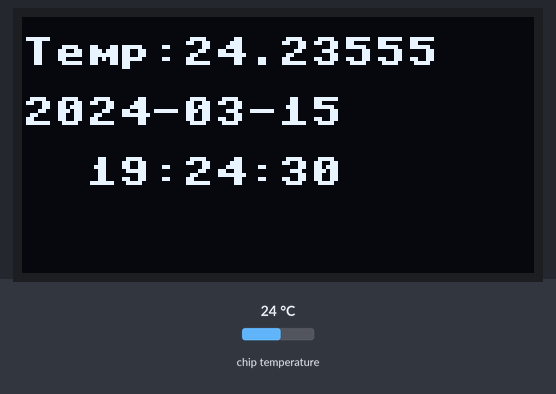
The program below on a simulated Raspberry Pi Pico running MicroPython. Shown: 128×64 one-colour display. The inputs (shaded band) are chosen by the test bench; at power-on: chip temperature 24 °C. The clock reads 2024-03-15 10:24:30 at power-on unless the program sets it; library files of the repository ran but are not shown: ssd1306.py.

Above: at 1.2 s.
1.3 s: chip temperature set to 1 °C
At 4.0 s:
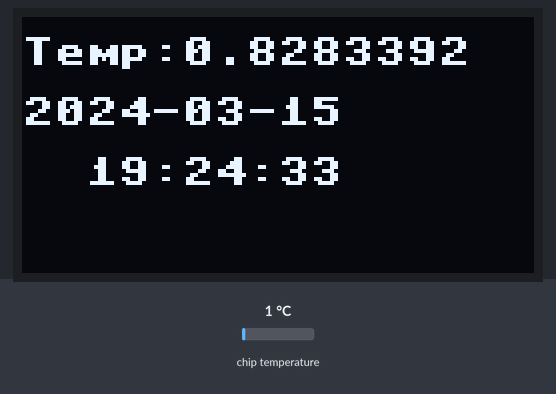
7.6 s: chip temperature set to 11 °C
At 10.4 s:
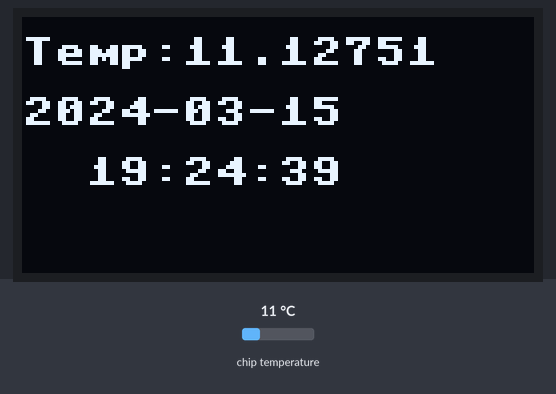
13.6 s: chip temperature set to 22 °C
At 15.6 s:
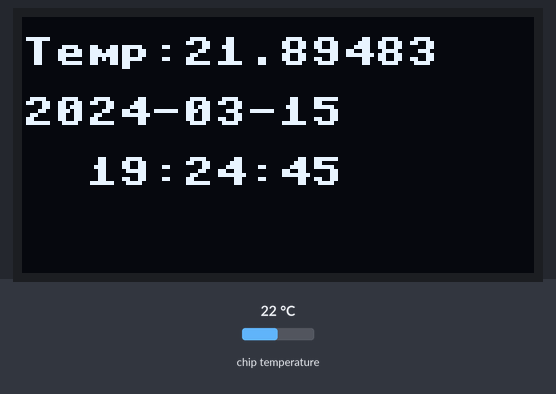
Timing chart, 0 to 17.1 s (numbered marks = the images above; inputs shaded):
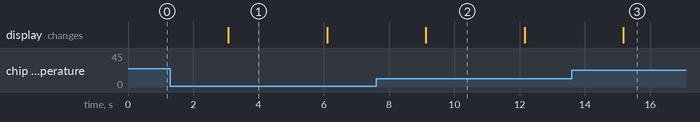

Measured:
- what the display in image 2 shows lasts 3.1 s, from 9.1 s to 12.2 s

The program:

lcd4.py
```python
import machine
import utime
import ssd1306
import time

sda = machine.Pin(0)
scl = machine.Pin(1)
i2c = machine.I2C(0,sda=sda, scl=scl, freq=400000)
oled = ssd1306.SSD1306_I2C(128, 64, i2c)

sensor_temp = machine.ADC(4)
conversion_factor = 3.3 / (65535)

# JST (UTC+9) のタイムゾーンオフセット（秒単位）
JST_OFFSET = 9 * 60 * 60  # 9時間 * 60分 * 60秒

while True:
    oled.fill(0)
    reading = sensor_temp.read_u16() * conversion_factor
    # The temperature sensor measures the Vbe voltage of a biased bipolar diode, connected to the fifth ADC channel
    # Typically, Vbe = 0.706V at 27 degrees C, with a slope of -1.721mV (0.001721) per degree.
    temperature = 27 - (reading - 0.706)/0.001721

    # 現在のUTC時刻を取得
    utc_time = time.time()
    # JST に変換
    jst_time = time.localtime(utc_time + JST_OFFSET)
    formatted_day = "{:04}-{:02}-{:02}".format(jst_time[0],jst_time[1], jst_time[2])
    formatted_time = "  {:02}:{:02}:{:02}".format(jst_time[3], jst_time[4], jst_time[5])

    oled.text("Temp:" + str(temperature), 0, 5)
    oled.text(formatted_day, 0, 20)
    oled.text(formatted_time, 0, 35)
    oled.show()

    utime.sleep(3)
```
